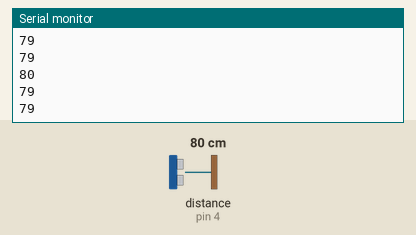
Recording of a sketch running on a simulated Arduino Uno, built with avr-gcc and run on an emulated ATmega328P. On the bench: the last lines printed to the serial monitor. Wiring (inferred from the names in the program): ultrasonic range finder: trigger pin 3; echo pin 4. The test bench sets the inputs (shaded band); at power-on: distance to the obstacle (sensor on pin 4) 80 cm. The echo pulse lasts 58.3 µs per cm.

Above: at 1.2 s.
1.3 s: distance to the obstacle (sensor on pin 4) set to 2 cm
At 1.41 s:
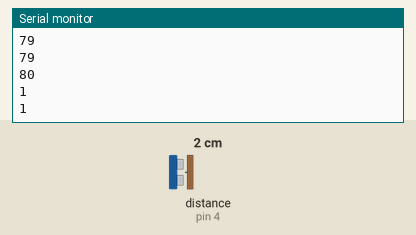
2.8 s: distance to the obstacle (sensor on pin 4) set to 4 cm
At 2.81 s:
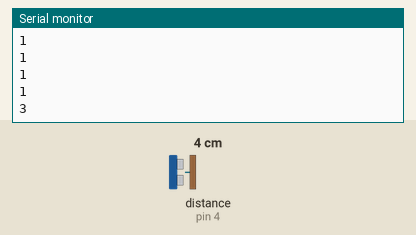
Timing chart, 0 to 5.8 s (numbered marks = the images above; inputs shaded):
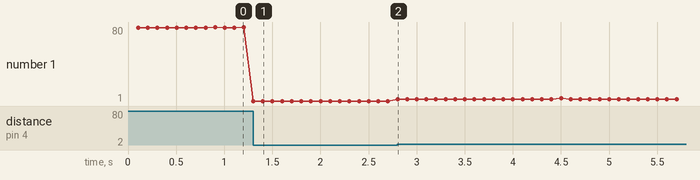

The sketch:

Main_boat_arduino.ino
```cpp
#include <SoftwareSerial.h>

SoftwareSerial btSerial(7,8);

#define TRIG 3
#define ECHO 4
#define TRIG2 5
#define ECHO2 6

const long mtime = 100;


void setup() {
  // put your setup code here, to run once:
  Serial.begin(9600);
  btSerial.begin(9600);
  pinMode(TRIG, OUTPUT);
  pinMode(ECHO, INPUT);

}


unsigned long distance;
unsigned long cur_time;
unsigned long pre_time;
int boat2_sig = 0;
int count = 0;
void loop() {

  // put your main code here, to run repeatedly:


       if (Serial.read() == 'S'&&count == 0)
       {
          boat2_sig = 1 ;
          count = 1;
       }
        cur_time = millis();


        if (cur_time - pre_time >= mtime) {
          digitalWrite(ECHO, LOW);
          delayMicroseconds(2);
          digitalWrite(TRIG, HIGH);
          delayMicroseconds(10);
          digitalWrite(TRIG, LOW);

          distance = pulseIn(ECHO, HIGH) / 58.2;
          pre_time = cur_time;

          //Serial.write(distance);
          //Serial.flush();
          Serial.println(distance);


          }

        if (boat2_sig == 1){
         btSerial.write(distance);
        }


        if (boat2_sig == 1 && btSerial.read() == 'C'){
          //Serial.println("Docking complite");


          btSerial.write('0');


          btSerial.flush();

          delay(500);
          btSerial.println('E');
          boat2_sig = 0;
        }


  }
```

Measured:
- after the input at 1.3 s, the serial monitor: prints a new line at once (image 1)
- after the input at 2.8 s, the serial monitor: prints a new line at once (image 2)
- plotted number 1: 80 → 1 after the input at 1.3 s, 1 → 3 after the input at 2.8 s
